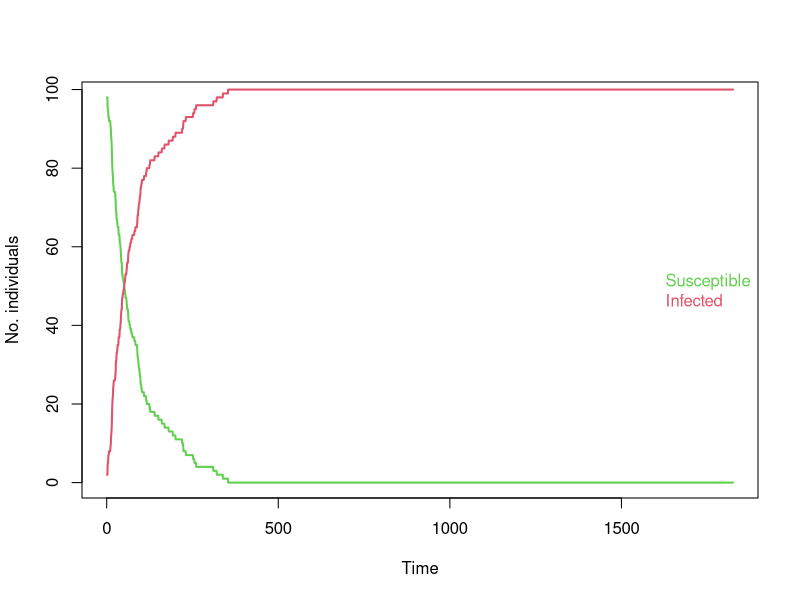
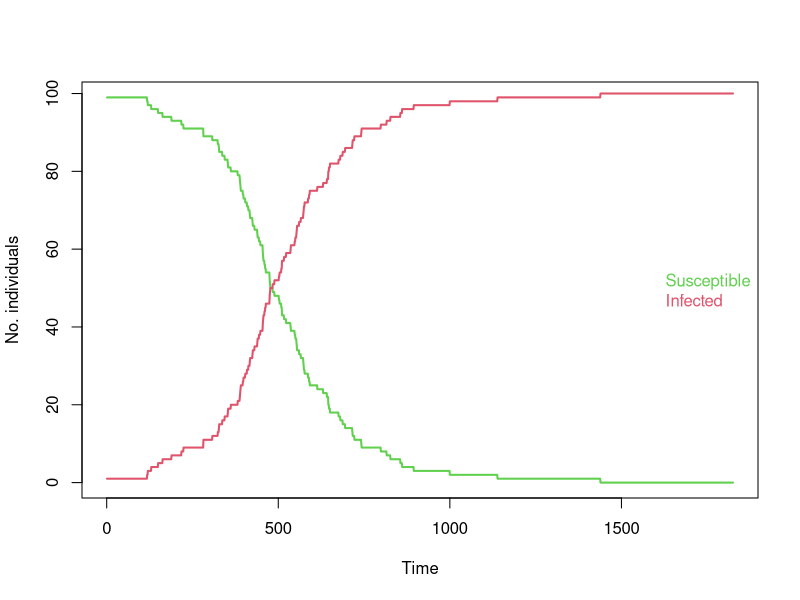
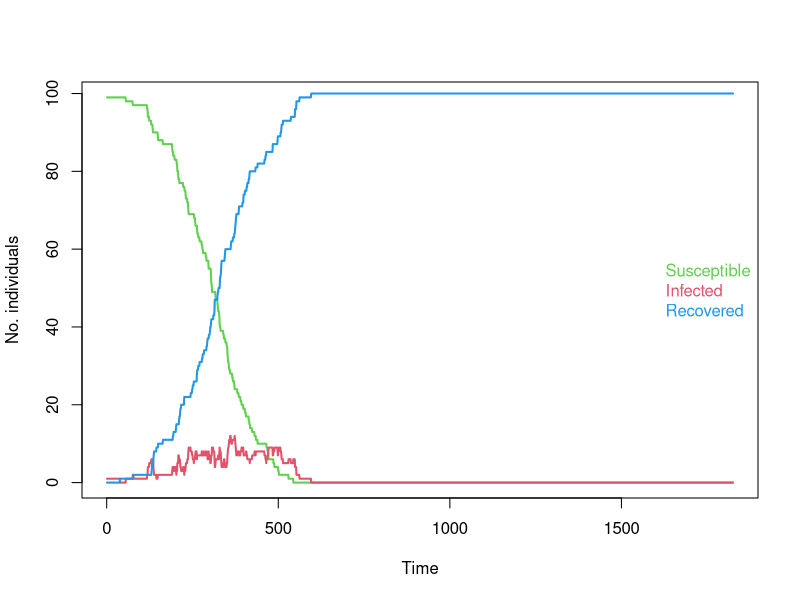
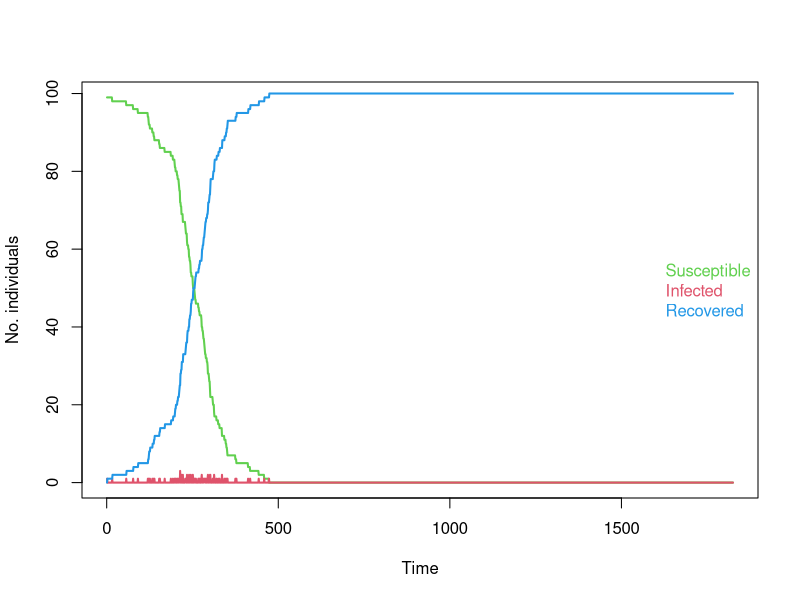

These figures' R source, in order:
## ---- chunk 1
## This code along with the makefile allows us to show solutions conditional on file type
set.seed(2022-07-22)
solution_start <- function(){
	rv <- ""
	if(!params$solutions & !solution_current){
		if(params$latex) rv <- "\\begin{comment}" else rv <- "<!--"
		knitr::opts_chunk$set(eval = FALSE)
		solution_current <<- TRUE
	}
	return(rv)
}
solution_end <- function(){
	rv <- ""
	if(!params$solutions & solution_current){
		if(params$latex) rv <- "\\end{comment}" else rv <- "-->"
		knitr::opts_chunk$set(eval = TRUE)
		solution_current <<- FALSE
	}
	return(rv)
}
solution_current <- FALSE
## ---- chunk 2
set.seed(250)

n.cows <- 100

# Create the farm:
farm <- data.frame(id =1:n.cows,
                   age=round(runif(n.cows,730,1642)),
                   infected=0)

# We start by initially infected one cow - the first one:
farm$infected[1] <- 1

# We set the probability of infection:
ProbInfection <- 0.01

# We want to simulate 5 years:
end.time <- 5 * 365

# Collect the mean age of the cows in herd over time:
age_collect <- numeric(end.time)

# Collect the number of susceptible and infected animals at each time point:
inf_collect <- data.frame(susceptible=rep(0,end.time), infected=rep(0, end.time))

for (k in 1:end.time)
{

    # Identify the cows that are not infected (susceptible):
    PotInf       <- which(farm$infected==0)
    # Draw randomly which of the cows that should be (newly) infected:
    NewInf       <- PotInf[rbinom(length(PotInf),1,prob=ProbInfection)==1]
    # If there are new infections, then we infect them:
    if(length(NewInf)>0) farm$infected[NewInf] <- 1

   # Add one day to the age of all the animals, for each simulated:
   farm$age <- farm$age + 1

   # Save the daily mean age of all cows:
   age_collect[k] <- mean(farm$age)
   
   # Save the number of susceptible and infected:
   sus <- length(farm$infected[farm$infected==0])
   inf <- length(farm$infected[farm$infected==1])
   inf_collect[k,] <- c(sus, inf)
}

## ---- chunk 3

plot(inf_collect$susceptible, type="l", lwd=2, col=3, xlab="Time", ylab="No. individuals")
lines(inf_collect$infected, type="l", lwd=2, col=2)
legend("right", text.col=c(3,2), legend=c("Susceptible", "Infected"), 
       bty="n")

## ---- chunk 4
set.seed(250)

n.cows <- 100

# Create the farm:
farm <- data.frame(id =1:n.cows,
                   age=round(runif(n.cows,730,1642)),
                   infected=0)

# We start by initially infected one cow - the first one:
farm$infected[1] <- 1

# We set the probability of infection:
Beta <- 0.01

# We want to simulate 5 years:
end.time <- 5 * 365

# Collect the mean age of the cows in herd over time:
age_collect <- numeric(end.time)

# Collect the number of susceptible and infected animals at each time point:
inf_collect <- data.frame(susceptible=rep(0,end.time), infected=rep(0, end.time))

for (k in 1:end.time)
{
    # We update the ProbInf within the model:
    ProbInfection <- Beta * sum(farm$infected) / n.cows

    # Identify the cows that are not infected (susceptible):
    PotInf       <- which(farm$infected==0)
    # Draw randomly which of the cows that should be (newly) infected:
    NewInf       <- PotInf[rbinom(length(PotInf),1,prob=ProbInfection)==1]
    # If there are new infections, then we infect them:
    if(length(NewInf)>0) farm$infected[NewInf] <- 1

   # Add one day to the age of all the animals, for each simulated:
   farm$age <- farm$age + 1

   # Save the daily mean age of all cows:
   age_collect[k] <- mean(farm$age)
   
   # Save the number of susceptible and infected:
   sus <- length(farm$infected[farm$infected==0])
   inf <- length(farm$infected[farm$infected==1])
   inf_collect[k,] <- c(sus, inf)
}


plot(inf_collect$susceptible, type="l", lwd=2, col=3, xlab="Time", ylab="No. individuals")
lines(inf_collect$infected, type="l", lwd=2, col=2)
legend("right", text.col=c(3,2), legend=c("Susceptible", "Infected"), 
       bty="n")

## ---- chunk 5
set.seed(250)

n.cows <- 100

# Create the farm:
farm <- data.frame(id =1:n.cows,
                   age=round(runif(n.cows,730,1642)),
                   infected=0)

# We now have three compartments in the "infected" column:
# 0 = Susceptible
# 1 = Infected
# 2 = Recovered

# We start by initially infected one cow - the first one:
farm$infected[1] <- 1

# We set the probability of infection:
Beta <- 0.01

# We set the probability of cure:
Gamma <- 0.03

# We want to simulate 5 years:
end.time <- 5 * 365

# Collect the mean age of the cows in herd over time:
age_collect <- numeric(end.time)

# Collect the number of susceptible and infected animals at each time point:
inf_collect <- data.frame(susceptible=rep(0,end.time), infected=rep(0, end.time), recovered=rep(0, end.time))

for (k in 1:end.time)
{
   # We update the ProbInf within the model:
   ProbInfection <- Beta * sum(farm$infected) / n.cows
   
   ### Infection ###
   
   # Identify the cows that are not infected (susceptible):
   PotInf       <- which(farm$infected==0)
   # Draw randomly which of the cows that should be (newly) infected:
   NewInf       <- PotInf[rbinom(length(PotInf),1,prob=ProbInfection)==1]
   # If there are new infections, then we infect them:
   if(length(NewInf)>0) farm$infected[NewInf] <- 1
   
   ### Recovery ###
   
   # Identify the cows that are infected:
   PotRec       <- which(farm$infected==1)
   # Draw randomly which of the cows that should recover:
   NewRec       <- PotRec[rbinom(length(PotRec),1,prob=Gamma)==1]
   # If there are any recoveries, they recover:
   if(length(NewRec)>0) farm$infected[NewRec] <- 2

   # Add one day to the age of all the animals, for each simulated:
   farm$age <- farm$age + 1
   
   # Save the daily mean age of all cows:
   age_collect[k] <- mean(farm$age)
   
   # Save the number of susceptible, infected and recovered:
   sus <- length(farm$infected[farm$infected==0])
   inf <- length(farm$infected[farm$infected==1])
   rec <- length(farm$infected[farm$infected==2])
   inf_collect[k,] <- c(sus, inf, rec)
}


plot(inf_collect$susceptible, type="l", lwd=2, col=3, xlab="Time", ylab="No. individuals")
lines(inf_collect$infected, type="l", lwd=2, col=2)
lines(inf_collect$recovered, type="l", lwd=2, col=4)
legend("right", text.col=c(3,2, 4), legend=c("Susceptible", "Infected", "Recovered"), 
       bty="n")

## ---- chunk 6
set.seed(250)

n.cows <- 100

# Create the farm:
farm <- data.frame(id =1:n.cows,
                   age=round(runif(n.cows,730,1642)),
                   infected=0, infected.days=0)

# We now have three compartments in the "infected" column:
# 0 = Susceptible
# 1 = Infected
# 2 = Recovered

# We start by initially infected one cow - the first one:
farm$infected[1] <- 1

# We set the probability of infection:
Beta <- 0.01

# We want to simulate 5 years:
end.time <- 5 * 365

# Collect the mean age of the cows in herd over time:
age_collect <- numeric(end.time)

# Collect the number of susceptible and infected animals at each time point:
inf_collect <- data.frame(susceptible=rep(0,end.time), infected=rep(0, end.time), recovered=rep(0, end.time))

for (k in 1:end.time)
{
   # We update the ProbInf within the model:
   ProbInfection <- Beta * sum(farm$infected) / n.cows
   
   ### Infection ###
   
   # Identify the cows that are not infected (susceptible):
   PotInf       <- which(farm$infected==0)
   # Draw randomly which of the cows that should be (newly) infected:
   NewInf       <- PotInf[rbinom(length(PotInf),1,prob=ProbInfection)==1]
   # If there are new infections, then we infect them:
   if(length(NewInf)>0) farm$infected[NewInf] <- 1
   
   # Identify the cows that have been infected for 10 days:
   Rec          <- which(farm$infected.days==1)
   # If there are any recoveries, they recover:
   if(length(Rec)>0) farm$infected[Rec] <- 2
   # And we set their infected counter to zero again:
   if(length(Rec)>0) farm$infected.counter[Rec] <- 0

   # And update the infected days counter (at each time step):
   farm$infected.days[farm$infected==1] <- farm$infected.days[farm$infected==1] + 1

   
   ### Recovery ###

   # Add one day to the age of all the animals, for each simulated:
   farm$age <- farm$age + 1
   
   # Save the daily mean age of all cows:
   age_collect[k] <- mean(farm$age)
   
   # Save the number of susceptible, infected and recovered:
   sus <- length(farm$infected[farm$infected==0])
   inf <- length(farm$infected[farm$infected==1])
   rec <- length(farm$infected[farm$infected==2])
   inf_collect[k,] <- c(sus, inf, rec)
   
}


plot(inf_collect$susceptible, type="l", lwd=2, col=3, xlab="Time", ylab="No. individuals")
lines(inf_collect$infected, type="l", lwd=2, col=2)
lines(inf_collect$recovered, type="l", lwd=2, col=4)
legend("right", text.col=c(3,2, 4), legend=c("Susceptible", "Infected", "Recovered"), 
       bty="n")

